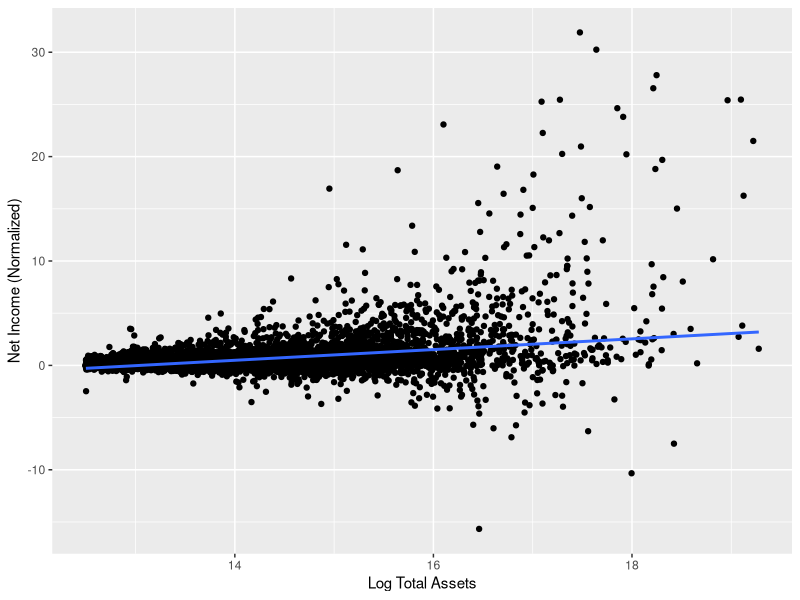

Source code (R): (Note: a time limit stopped this script after it produced the figure.)
library(tidyverse)
library(parallel)
library(boot)

# standard confidence interval
classical_conf_int <- function(y_sample, x_sample, model){
  
  itct_lower_model <- confint(model)[[1]]
  itct_upper_model <- confint(model)[[3]]
  slope_lower_model <- confint(model)[[2]]
  slope_upper_model <- confint(model)[[4]]
  return(c(itct_lower_model, itct_upper_model, slope_lower_model, slope_upper_model))
}

# sampling cases
cases_conf_int <- function(y_sample, x_sample, model, n, m){
  
  out_cases <- replicate(m, expr = {
    j <- sample(1:n, replace = TRUE, size = n)
    xstar <- x_sample[j]
    ystar <- y_sample[j]
    Lb <- lm(ystar ~ xstar)
    s <- summary(Lb)$sigma
    c(Lb$coeff[1], slope = Lb$coeff[2], s = s)
  })
  
  itct_lower_cases <- quantile(out_cases[1,], probs = 0.025)
  itct_upper_cases <- quantile(out_cases[1,], probs = 0.975)
  slope_lower_cases <- quantile(out_cases[2,], probs = 0.025)
  slope_upper_cases <- quantile(out_cases[2,], probs = 0.975)
  sigma_lower_cases <- quantile(out_cases[3,], probs = 0.025)
  sigma_upper_cases <- quantile(out_cases[3,], probs = 0.975)
  return(c(itct_lower_cases, itct_upper_cases, slope_lower_cases, slope_upper_cases,
           sigma_lower_cases, sigma_upper_cases))
}

# sampling cases - BCA
cases_bca <- function(y_sample, x_sample, model, n, m){
  stats <- function(xy_sample, i) {
    xstar <- xy_sample[i, 1]
    ystar <- xy_sample[i, 2]
    Lb <- lm(ystar ~ xstar)
    s <- summary(Lb)$sigma
    c(Lb$coeff[1], slope=Lb$coeff[2], s=s)
  }
  boot.out <- boot(cbind(x_sample, y_sample), statistic=stats, R = m)
  
  itct_lower_cases <- boot.ci(boot.out = boot.out, type = "bca", index = 1)$bca[c(4)]
  itct_upper_cases <- boot.ci(boot.out = boot.out, type = "bca", index = 1)$bca[c(5)]
  slope_lower_cases <- boot.ci(boot.out = boot.out, type = "bca", index = 2)$bca[c(4)]
  slope_upper_cases <- boot.ci(boot.out = boot.out, type = "bca", index = 2)$bca[c(5)]
  sigma_lower_cases <- boot.ci(boot.out = boot.out, type = "bca", index = 3)$bca[c(4)]
  sigma_upper_cases <- boot.ci(boot.out = boot.out, type = "bca", index = 3)$bca[c(5)]
  return(c(itct_lower_cases, itct_upper_cases, slope_lower_cases, slope_upper_cases,
           sigma_lower_cases, sigma_upper_cases))
}


# sampling residuals
boot_resid_conf_int <- function(y_sample, x_sample, model, n, m){
  
  m.resid <- rstandard(model, sd = 1)
  r <- m.resid - mean(m.resid)
  out_boot_resid <- replicate(m, expr = {
    estar <- sample(r, replace = TRUE, size = n)
    ystar <- model$fitted.values + estar
    Lb <- lm(ystar ~ x_sample)
    s <- summary(Lb)$sigma
    c(Lb$coeff[1], slope = Lb$coeff[2], s = s)
  })
  
  itct_lower_boot_resid <- quantile(out_boot_resid[1,], probs = 0.025)
  itct_upper_boot_resid <- quantile(out_boot_resid[1,], probs = 0.975)
  slope_lower_boot_resid <- quantile(out_boot_resid[2,], probs = 0.025)
  slope_upper_boot_resid <- quantile(out_boot_resid[2,], probs = 0.975)
  sigma_lower_boot_resid <- quantile(out_boot_resid[3,], probs = 0.025)
  sigma_upper_boot_resid <- quantile(out_boot_resid[3,], probs = 0.975)
  return(c(itct_lower_boot_resid, itct_upper_boot_resid, slope_lower_boot_resid, slope_upper_boot_resid,
           sigma_lower_boot_resid, sigma_upper_boot_resid))
}

# sampling residuals - BCA
boot_resid_bca <- function(y_sample, x_sample, model, n, m){
  regstats <- function(dat, i) {
    #dat is a data frame (r, x, yhat)
    #r are the modified centered residuals, yhat are the fits
    ystar <- dat$yhat + dat$r[i]
    xstar <- dat$x
    Lb <- lm(ystar ~ xstar)
    s <- summary(Lb)$sigma
    c(Lb$coeff[1], slope = Lb$coeff[2], s = s)
  }
  
  m.resid <- rstandard(model, sd = 1)
  r <- m.resid - mean(m.resid)
  yhat <- model$fitted.values
  dat <- data.frame(r = r, x = x_sample, yhat = yhat)
  boot.out <- boot(dat, statistic=regstats, R = m)
  
  itct_lower_boot_resid <- boot.ci(boot.out = boot.out, type = "bca", index = 1)$bca[c(4)]
  itct_upper_boot_resid <- boot.ci(boot.out = boot.out, type = "bca", index = 1)$bca[c(5)]
  slope_lower_boot_resid <- boot.ci(boot.out = boot.out, type = "bca", index = 2)$bca[c(4)]
  slope_upper_boot_resid <- boot.ci(boot.out = boot.out, type = "bca", index = 2)$bca[c(5)]
  sigma_lower_boot_resid <- boot.ci(boot.out = boot.out, type = "bca", index = 3)$bca[c(4)]
  sigma_upper_boot_resid <- boot.ci(boot.out = boot.out, type = "bca", index = 3)$bca[c(5)]
  return(c(itct_lower_boot_resid, itct_upper_boot_resid, slope_lower_boot_resid, slope_upper_boot_resid,
           sigma_lower_boot_resid, sigma_upper_boot_resid))
}

# wild
wild_conf_int <- function(y_sample, x_sample, model, n, m){
  
  out_wild <- replicate(m, expr = {
    e <- model$residuals
    token <- rbinom(n = n, size = 1, p = (5 + sqrt(5))/10)
    estar <- ifelse(token == 1, e*(1-sqrt(5)/2), e*(1+sqrt(5)/2))
    ystar <- model$fitted.values + estar
    Lb <- lm(ystar ~ x_sample)
    s <- summary(Lb)$sigma
    c(Lb$coeff[1], slope = Lb$coeff[2], s = s)
  })
  itct_lower_wild <- quantile(out_wild[1,], probs = 0.025)
  itct_upper_wild <- quantile(out_wild[1,], probs = 0.975)
  slope_lower_wild <- quantile(out_wild[2,], probs = 0.025)
  slope_upper_wild <- quantile(out_wild[2,], probs = 0.975)
  sigma_lower_wild <- quantile(out_wild[3,], probs = 0.025)
  sigma_upper_wild <- quantile(out_wild[3,], probs = 0.975)
  return(c(itct_lower_wild, itct_upper_wild, slope_lower_wild, slope_upper_wild,
           sigma_lower_wild, sigma_upper_wild))
}

# wild - BCA
wild_bca <- function(y_sample, x_sample, model, n, m){
  regstats <- function(dat, i) {
    #dat is a data frame (r, x, yhat)
    #r are the residuals, yhat are the fits
    e <- dat$r
    token <- rbinom(n = n, size = 1, p = (5 + sqrt(5))/10)
    estar <- ifelse(token == 1, e*(1-sqrt(5)/2), e*(1+sqrt(5)/2))
    ystar <- dat$yhat + estar
    xstar <- dat$x
    Lb <- lm(ystar ~ xstar)
    s <- summary(Lb)$sigma
    c(Lb$coeff[1], slope = Lb$coeff[2], s = s)
  }
  
  r <- model$residuals
  yhat <- model$fitted.values
  dat <- data.frame(r = r, x = x_sample, yhat = yhat)
  boot.out <- boot(dat, statistic=regstats, R = m)  # m should be big
  
  itct_lower_wild <- boot.ci(boot.out = boot.out, type = "bca", index = 1)$bca[c(4)]
  itct_upper_wild <- boot.ci(boot.out = boot.out, type = "bca", index = 1)$bca[c(5)]
  slope_lower_wild <- boot.ci(boot.out = boot.out, type = "bca", index = 2)$bca[c(4)]
  slope_upper_wild <- boot.ci(boot.out = boot.out, type = "bca", index = 2)$bca[c(5)]
  sigma_lower_wild <- boot.ci(boot.out = boot.out, type = "bca", index = 3)$bca[c(4)]
  sigma_upper_wild <- boot.ci(boot.out = boot.out, type = "bca", index = 3)$bca[c(5)]
  return(c(itct_lower_wild, itct_upper_wild, slope_lower_wild, slope_upper_wild,
           sigma_lower_wild, sigma_upper_wild))
}


runFunc <- function(f, y_sample, x_sample, model, n, m){
  if (f == 1) {return(cases_conf_int(y_sample, x_sample, model, n, m))}
  if (f == 2) {return(boot_resid_conf_int(y_sample, x_sample, model, n, m))}
  if (f == 3) {return(wild_conf_int(y_sample, x_sample, model, n, m))}
  if (f == 4) {return(cases_bca(y_sample, x_sample, model, n, m))}
  if (f == 5) {return(boot_resid_bca(y_sample, x_sample, model, n, m))}
  if (f == 6) {return(wild_bca(y_sample, x_sample, model, n, m))}
}

sim_iter <- function(d_, y, x) {
  
  slope <- d_$slope
  intercept <- d_$intercept
  sigma <- d_$sigma
  n <- d_$n
  # sampling from population
  i <- sample(1:N, replace = FALSE, size = n)
  y_sample <- y[i]
  x_sample <- x[i]
  model <- lm(y_sample ~ x_sample)
  
  conf_limits_model <- classical_conf_int(y_sample, x_sample, model)
  itct_lower_model <- conf_limits_model[1]
  itct_upper_model <- conf_limits_model[2]
  slope_lower_model <- conf_limits_model[3]
  slope_upper_model <- conf_limits_model[4]
  
  if (itct_lower_model > intercept) { # interval is too high
    result_itct_model <- 1
  } else if (intercept > itct_upper_model) {
    result_itct_model <- -1
  } else {result_itct_model <- 0}
  
  if (slope_lower_model > slope) {
    result_slope_model <- 1
  } else if (slope > slope_upper_model) {
    result_slope_model <- -1
  } else {result_slope_model <- 0}
  
  results <- numeric(0)
  for (f in 1:6){
    confs <- runFunc(1, y_sample, x_sample, model, n, m)
    itct_lower<- confs[1]
    itct_upper <- confs[2]
    slope_lower <- confs[3]
    slope_upper <- confs[4]
    sigma_lower <- confs[5]
    sigma_upper <- confs[6]
    
    if (itct_lower > intercept) {  # interval too high
      result_itct <- 1
    } else if (intercept > itct_upper) {
      result_itct <- -1
    } else {result_itct <- 0}
    
    if (slope_lower > slope) {
      result_slope <- 1
    } else if (slope > slope_upper) {
      result_slope <- -1
    } else {result_slope <- 0}
    
    if (sigma_lower > sigma) {
      result_sigma <- 1
    } else if (sigma > sigma_upper) {
      result_sigma <- -1
    } else {result_sigma <- 0}
    
    results <- c(results, result_itct, result_slope, result_sigma)
  }
  
  print("finished 1 iteration")
  
  return(c(result_itct_model, result_slope_model, results))
}

get_coverage <- function(x) {
  coverage <- mean(x == 0)
  too_high <- mean(x == 1)
  too_low <- mean(x == -1)
  return(c(coverage, too_high, too_low))
}

set.seed(17)

# loading data
ASIE_data <- read.csv("ASIE2013.csv")

# creating population
ASIE_data$log_total_assets <- log(ASIE_data$total_assets)
ASIE_data$net_income_scale <- scale(ASIE_data$net_income)

ASIE_data <- ASIE_data %>% filter(net_income_scale < 38 & log_total_assets > 12.5)

ggplot(ASIE_data, aes(x = log_total_assets, y = net_income_scale)) + 
  geom_point() + geom_smooth(method = "lm") +
  labs(x = "Log Total Assets", y = "Net Income (Normalized)") 

x <- ASIE_data$log_total_assets
y <- ASIE_data$net_income_scale

iter <- 500
N <- length(x)
sample_size <- c(60, 120, 240)
m <- 1000

pop_model <- lm(y ~ x)
slope <- coef(pop_model)[2]
intercept <- coef(pop_model)[1]
sigma <- summary(pop_model)$sigma

for (n in sample_size) {
  
  df <- data.frame("slope" = slope, "intercept" = intercept, "sigma" = sigma, "n" = n)
  df <- df[rep(seq_len(nrow(df)), each = iter), ]
  
  d_ <- list()
  for (i in seq(nrow(df))) {
    l <- as.list(df[i,])
    d_[[i]] <- l
  }
  
  sim <- mclapply(d_, sim_iter, y = y, x = x, mc.cores = 1)
  sim_df <- as.data.frame(t(matrix(unlist(sim), nrow=length(unlist(sim[1])))))
  sim_df_summary <- as.data.frame(apply(sim_df, 2, get_coverage))
  colnames(sim_df_summary) <- c("itct_model", "slope_model", 
                                "itct_cases", "slope_cases", "sigma_cases",
                                "itct_cases_bca", "slope_cases_bca", "sigma_cases_bca",
                                "itct_boot_resid", "slope_boot_resid", "sigma_boot_resid",
                                "itct_boot_resid_bca", "slope_boot_resid_bca", "sigma_boot_resid_bca",
                                "itct_wild", "slope_wild", "sigma_wild",
                                "itct_wild_bca", "slope_wild_bca", "sigma_wild_bca")
  rownames(sim_df_summary) <- c("coverage", "too_high", "too_low")
  
  file_name <- paste("result_real_hetero_data_", n, ".csv", sep = "")
  
  write.csv(sim_df_summary, file_name)
}
